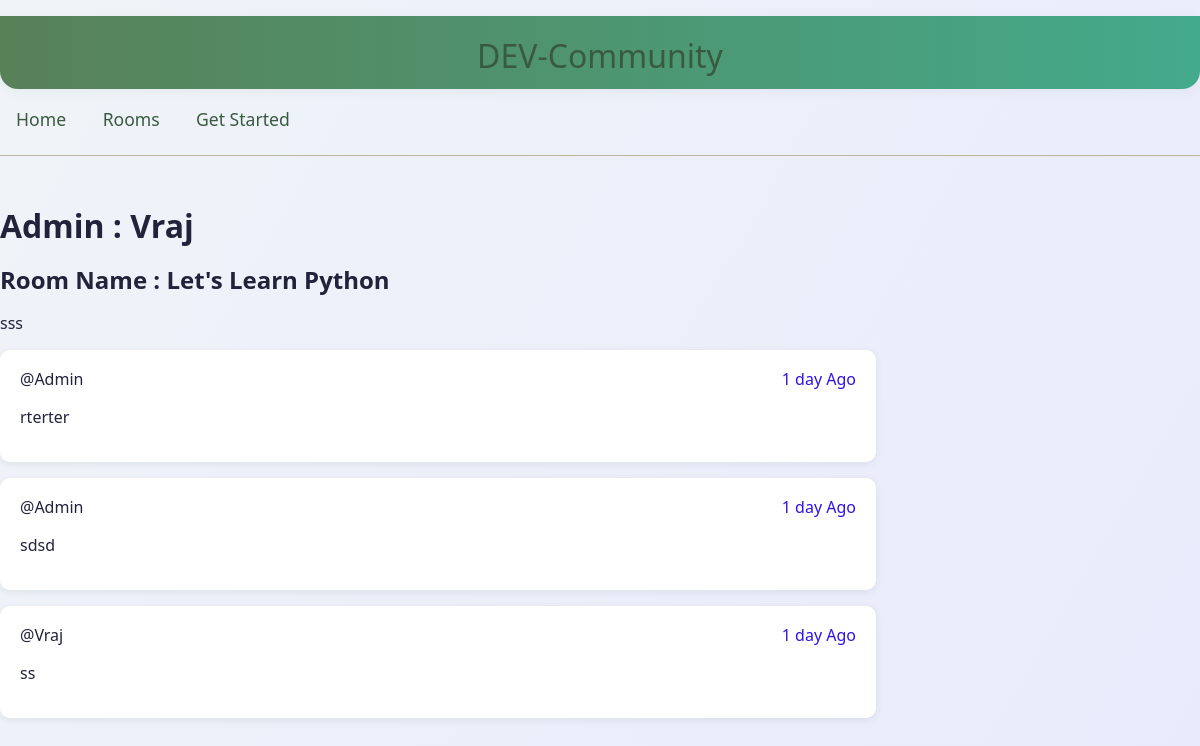
Page /room/18/ on the earlier database version.
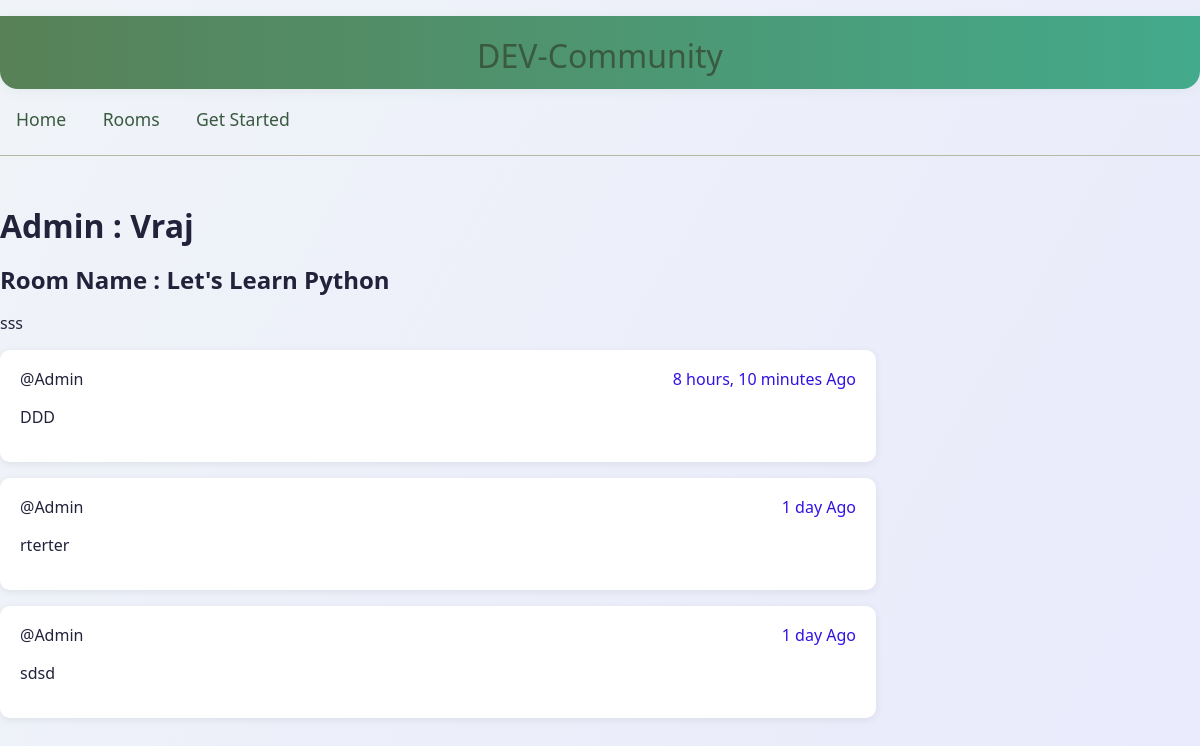
Same page on the later database version.
### base/models.py (models this page shows, shortened)
class Message(models.Model):
    user = models.ForeignKey(User,on_delete=models.CASCADE)
    room = models.ForeignKey(Room,on_delete=models.CASCADE)
    body = models.TextField()
    createdAt = models.DateTimeField(auto_now_add=True)
    updatedAt = models.DateTimeField(auto_now=True)
    class Meta:
        ordering = ['-updatedAt','-createdAt']

### base/views.py (the view)
# urls.py: path("room/",rooms_view,name = "Rooms"),
def room(request,id):
    room = Room.objects.get(id=id)
    all_messages = room.message_set.all()
    participants = room.participants.all()
    context = {'room': room,'all_messages' : all_messages,'participants':participants}
    if room:
        return render(request, 'base/iroom.html', context)
    else:
        return HttpResponse("Room not found", status=404)

### base/templates/base/iroom.html (shortened to what this page needs)
{% extends 'main.html' %}
{% block content %}
    <div class="chat-container">
        <div>
            <h1>Admin : {{room.host}}</h1>
            <h2>Room Name : {{ room.name }}</h2>
            <p>{{ room.description }}</p>
            <div class="conversation">
                    {% for message in all_messages %}
                    <div class="card mb-2">
                        <span>@{{ message.user }} <span style="color: rgb(49, 18, 228);float:right">  {{ message.createdAt | timesince }} Ago</span></span>
                        <p>{{ message.body }}</p>
                    </div>
                    {% endfor %}
                    <br>
        </div>
    </div>
{% endblock %}

Differences in the rows shown:
removed Message: user "Vraj", createdAt "1 day", body "ss"
added Message: user "Admin", createdAt "8 hours, 10 minutes", body "DDD"
